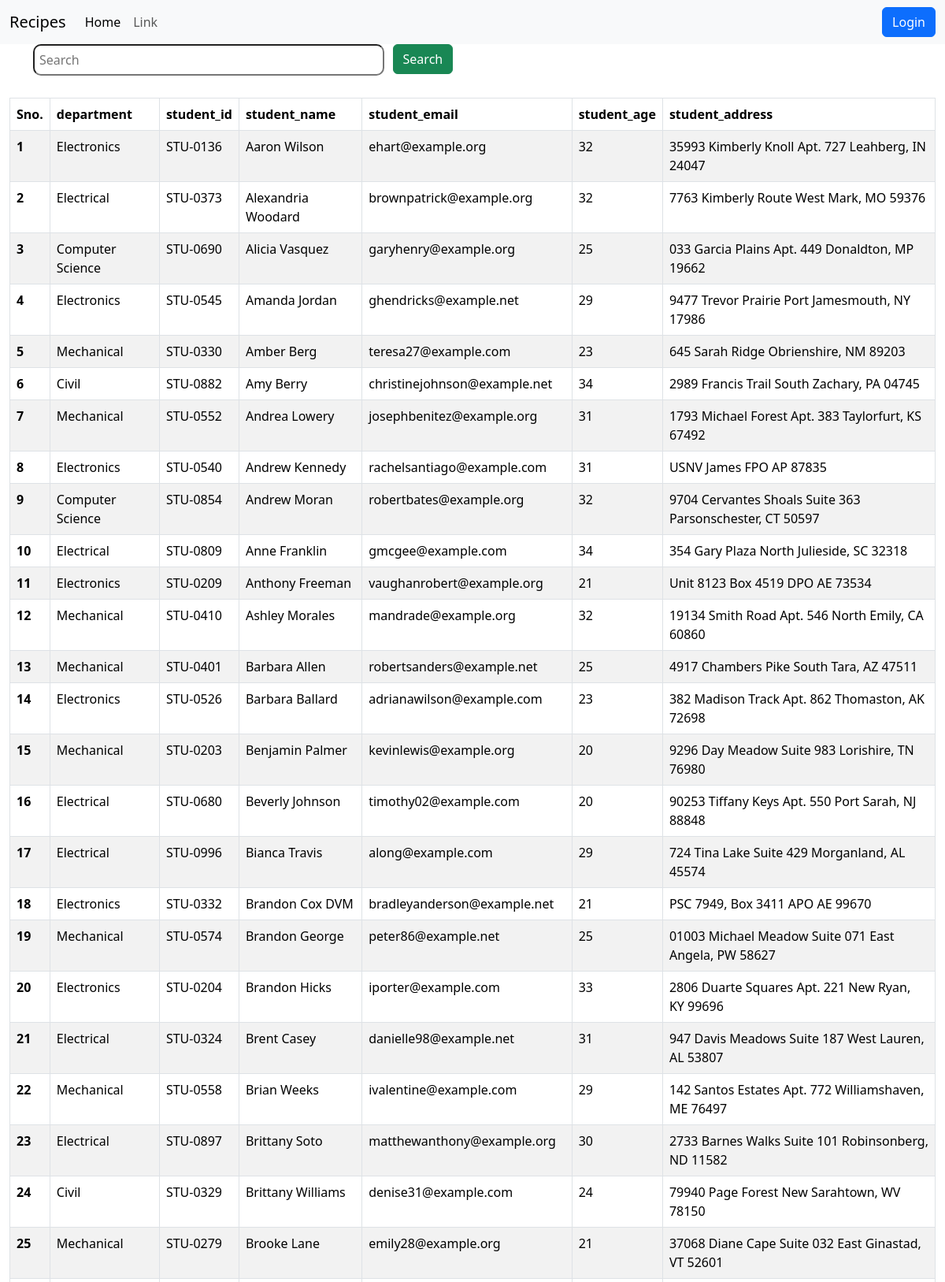
The page /students/ (upper part) on the database its author committed.
### vege/models.py (models this page shows, shortened)
class Student(models.Model):
    department = models.ForeignKey(Department,on_delete=models.CASCADE)
    student_id = models.OneToOneField(StudentID,on_delete=models.CASCADE)
    student_name = models.CharField(max_length=255)
    student_email = models.EmailField(unique=True)
    student_age = models.IntegerField(default=18)
    student_address = models.TextField()
    class Meta:
        ordering=['student_name']

class Department(models.Model):
    department = models.CharField(max_length=255)
    def __str__(self) -> str:
        return self.department
    class Meta:
        ordering=['department']

class StudentID(models.Model):
    student_id = models.CharField(max_length=255)
    def __str__(self) -> str:
        return self.student_id

### vege/views.py (the view, shortened to what this page needs)
# urls.py: path('students/',views.get_students),
def get_students(request):
    queryset = Student.objects.all()
    paginator = Paginator(queryset,40)
    page_number = request.GET.get("page")
    page_obj = paginator.get_page(page_number)
    return render(request,'students.html',{'queryset':page_obj})

### vege/templates/students.html (shortened to what this page needs)
{% extends "base.html" %}
{% block start %}
<div class="container">
    <form>
            <div class="col-md-6">
                <input type="text" placeholder="Search" name="search" class="stu-inpt">
                <button class="btn btn-success stu-bttn">Search</button>
            </div>
    </form>
</div>
<div class="container-fluid my-4">
  <table class="table table-striped table-bordered">
    <thead>
      <tr>
        <th scope="col">Sno.</th>
        <th scope="col">department</th>
        <th scope="col">student_id</th>
        <th scope="col">student_name</th>
        <th scope="col">student_email</th>
        <th scope="col">student_age</th>
        <th scope="col">student_address</th>
      </tr>
    </thead>
    <tbody>
      {% for student in queryset %}
      <tr>
        <th scope="row">{{forloop.counter}}</th>
        <td>{{student.department}}</td>
        <td>{{student.student_id}}</td>
        <td>{{student.student_name}}</td>
        <td>{{student.student_email}}</td>
        <td>{{student.student_age}}</td>
        <td>{{student.student_address}}</td>
      </tr>
      {% endfor %}
    </tbody>
  </table>
</div>
{% endblock %}

### rows shown on the page
Student: department "Electronics", student_id "STU-0136", student_name "Aaron Wilson", student_email "ehart@example.org", student_age "32", student_address "35993 Kimberly Knoll Apt. 727 Leahberg, IN 24047"
Student: department "Electrical", student_id "STU-0373", student_name "Alexandria Woodard", student_email "brownpatrick@example.org", student_age "32", student_address "7763 Kimberly Route West Mark, MO 59376"
Student: department "Computer Science", student_id "STU-0690", student_name "Alicia Vasquez", student_email "garyhenry@example.org", student_age "25", student_address "033 Garcia Plains Apt. 449 Donaldton, MP 19662"
Student: department "Electronics", student_id "STU-0545", student_name "Amanda Jordan", student_email "ghendricks@example.net", student_age "29", student_address "9477 Trevor Prairie Port Jamesmouth, NY 17986"
Student: department "Mechanical", student_id "STU-0330", student_name "Amber Berg", student_email "teresa27@example.com", student_age "23", student_address "645 Sarah Ridge Obrienshire, NM 89203"
Student: department "Civil", student_id "STU-0882", student_name "Amy Berry", student_email "christinejohnson@example.net", student_age "34", student_address "2989 Francis Trail South Zachary, PA 04745"
Student: department "Mechanical", student_id "STU-0552", student_name "Andrea Lowery", student_email "josephbenitez@example.org", student_age "31", student_address "1793 Michael Forest Apt. 383 Taylorfurt, KS 67492"
Student: department "Electronics", student_id "STU-0540", student_name "Andrew Kennedy", student_email "rachelsantiago@example.com", student_age "31", student_address "USNV James FPO AP 87835"
Student: department "Computer Science", student_id "STU-0854", student_name "Andrew Moran", student_email "robertbates@example.org", student_age "32", student_address "9704 Cervantes Shoals Suite 363 Parsonschester, CT 50597"
Student: department "Electrical", student_id "STU-0809", student_name "Anne Franklin", student_email "gmcgee@example.com", student_age "34", student_address "354 Gary Plaza North Julieside, SC 32318"
Student: department "Electronics", student_id "STU-0209", student_name "Anthony Freeman", student_email "vaughanrobert@example.org", student_age "21", student_address "Unit 8123 Box 4519 DPO AE 73534"
Student: department "Mechanical", student_id "STU-0410", student_name "Ashley Morales", student_email "mandrade@example.org", student_age "32", student_address "19134 Smith Road Apt. 546 North Emily, CA 60860"
Student: department "Mechanical", student_id "STU-0401", student_name "Barbara Allen", student_email "robertsanders@example.net", student_age "25", student_address "4917 Chambers Pike South Tara, AZ 47511"
Student: department "Electronics", student_id "STU-0526", student_name "Barbara Ballard", student_email "adrianawilson@example.com", student_age "23", student_address "382 Madison Track Apt. 862 Thomaston, AK 72698"
Student: department "Mechanical", student_id "STU-0203", student_name "Benjamin Palmer", student_email "kevinlewis@example.org", student_age "20", student_address "9296 Day Meadow Suite 983 Lorishire, TN 76980"
Student: department "Electrical", student_id "STU-0680", student_name "Beverly Johnson", student_email "timothy02@example.com", student_age "20", student_address "90253 Tiffany Keys Apt. 550 Port Sarah, NJ 88848"
Student: department "Electrical", student_id "STU-0996", student_name "Bianca Travis", student_email "along@example.com", student_age "29", student_address "724 Tina Lake Suite 429 Morganland, AL 45574"
Student: department "Electronics", student_id "STU-0332", student_name "Brandon Cox DVM", student_email "bradleyanderson@example.net", student_age "21", student_address "PSC 7949, Box 3411 APO AE 99670"
Student: department "Mechanical", student_id "STU-0574", student_name "Brandon George", student_email "peter86@example.net", student_age "25", student_address "01003 Michael Meadow Suite 071 East Angela, PW 58627"
Student: department "Electronics", student_id "STU-0204", student_name "Brandon Hicks", student_email "iporter@example.com", student_age "33", student_address "2806 Duarte Squares Apt. 221 New Ryan, KY 99696"
Student: department "Electrical", student_id "STU-0324", student_name "Brent Casey", student_email "danielle98@example.net", student_age "31", student_address "947 Davis Meadows Suite 187 West Lauren, AL 53807"
Student: department "Mechanical", student_id "STU-0558", student_name "Brian Weeks", student_email "ivalentine@example.com", student_age "29", student_address "142 Santos Estates Apt. 772 Williamshaven, ME 76497"
Student: department "Electrical", student_id "STU-0897", student_name "Brittany Soto", student_email "matthewanthony@example.org", student_age "30", student_address "2733 Barnes Walks Suite 101 Robinsonberg, ND 11582"
Student: department "Civil", student_id "STU-0329", student_name "Brittany Williams", student_email "denise31@example.com", student_age "24", student_address "79940 Page Forest New Sarahtown, WV 78150"
Student: department "Mechanical", student_id "STU-0279", student_name "Brooke Lane", student_email "emily28@example.org", student_age "21", student_address "37068 Diane Cape Suite 032 East Ginastad, VT 52601"
